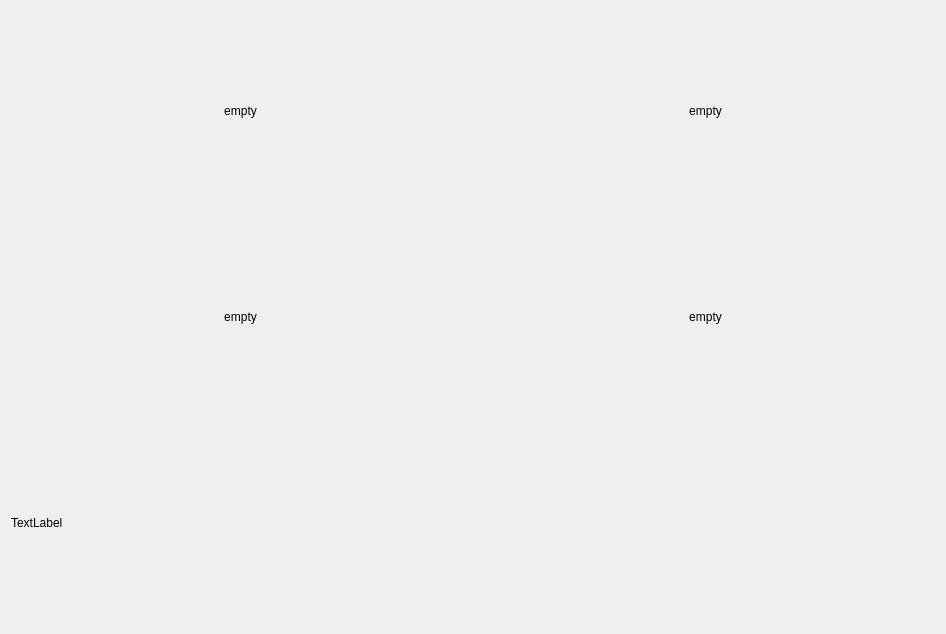
<?xml version="1.0" encoding="UTF-8"?>
<ui version="4.0">
 <class>Dialog</class>
 <widget class="QDialog" name="Dialog">
  <property name="geometry">
   <rect>
    <x>0</x>
    <y>0</y>
    <width>946</width>
    <height>634</height>
   </rect>
  </property>
  <property name="windowTitle">
   <string>Dialog</string>
  </property>
  <layout class="QGridLayout" name="gridLayout">
   <item row="1" column="3">
    <widget class="QLabel" name="videoLabel4">
     <property name="text">
      <string>empty</string>
     </property>
     <property name="alignment">
      <set>Qt::AlignCenter</set>
     </property>
    </widget>
   </item>
   <item row="1" column="2">
    <widget class="QLabel" name="videoLabel3">
     <property name="text">
      <string>empty</string>
     </property>
     <property name="alignment">
      <set>Qt::AlignCenter</set>
     </property>
    </widget>
   </item>
   <item row="0" column="3">
    <widget class="QLabel" name="videoLabel2">
     <property name="text">
      <string>empty</string>
     </property>
     <property name="alignment">
      <set>Qt::AlignCenter</set>
     </property>
    </widget>
   </item>
   <item row="0" column="2">
    <widget class="QLabel" name="videoLabel1">
     <property name="text">
      <string>empty</string>
     </property>
     <property name="alignment">
      <set>Qt::AlignCenter</set>
     </property>
    </widget>
   </item>
   <item row="2" column="2">
    <widget class="QLabel" name="testLabel">
     <property name="text">
      <string>TextLabel</string>
     </property>
    </widget>
   </item>
  </layout>
 </widget>
 <resources/>
 <connections/>
</ui>
